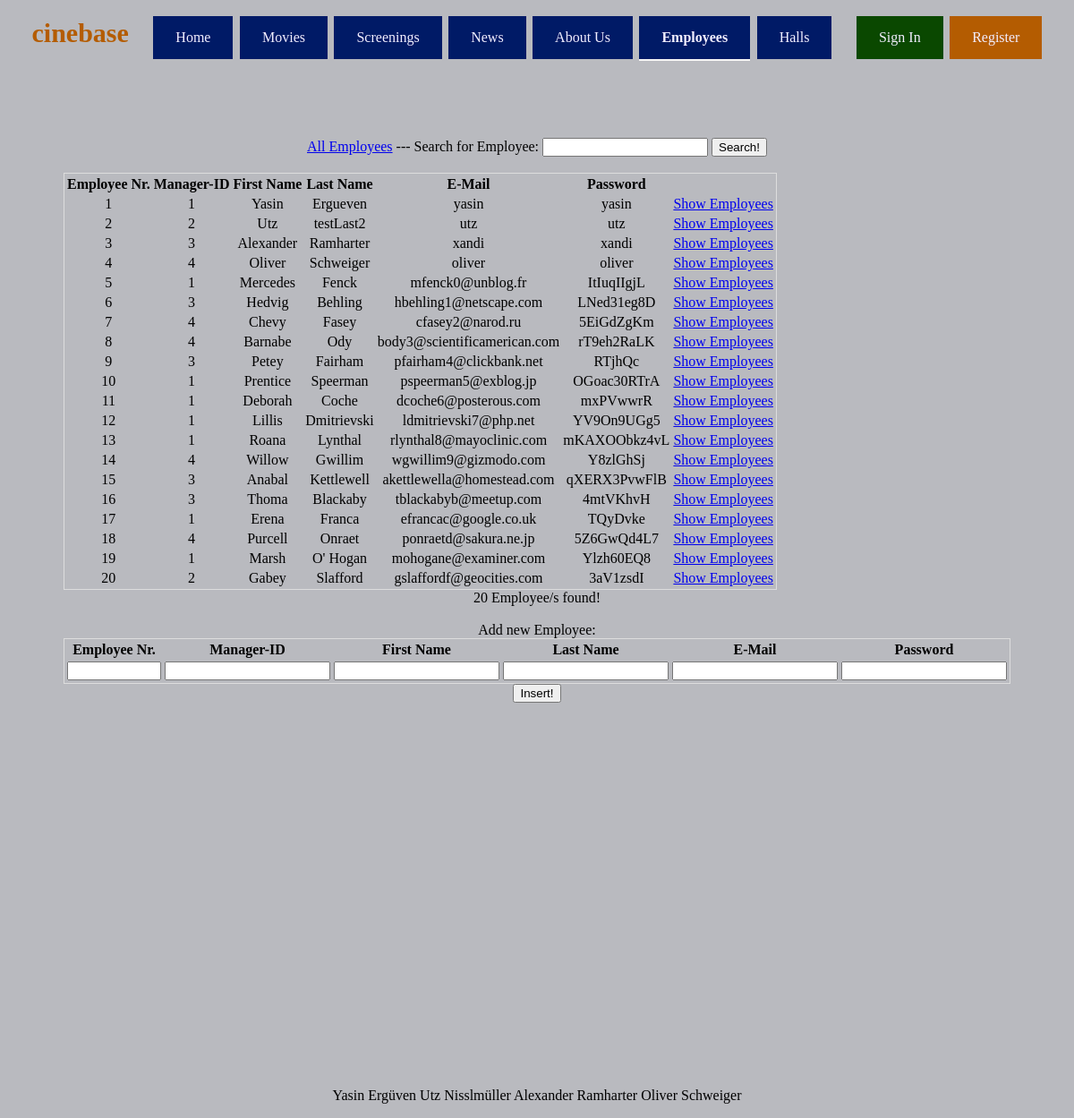
The app's page /homepage/employee_administration.php with its own data.
### tables this page shows
CREATE TABLE employee(
	employee_nr MEDIUMINT,
	CONSTRAINT m_pk PRIMARY KEY(employee_nr),
	manager_id MEDIUMINT,
	FOREIGN KEY (manager_id) REFERENCES employee(employee_nr) ON DELETE CASCADE,
	first_name VARCHAR(30),
	last_name VARCHAR(30),
	email VARCHAR(40) UNIQUE,
	password varchar(20)

);

### homepage/employee_administration.php (the view, shortened to what this page needs)
<!DOCTYPE html>
<html lang="en">
<head>
    <link rel="stylesheet"
          type="text/css"
          href="css/main.css"/>
</head>
<body>
<?php
$user = 'root';
$pass = '';
$database = 'cinebase';
$conn = new mysqli('localhost', $user, $pass, $database) or die("dead");
?>
<div class="wrapper">
    <div class="topLine" id="topLine">
        cinebase
        <button onclick="window.location='index.php';" style="margin-left: 20px" class="buttonBig">Home
        </button>
        <button onclick="window.location='movies.php';" class="buttonBig">Movies
        </button>
        <button onclick="window.location='screening.php';" class="buttonBig">Screenings</button>
        <button onclick="window.location='news.php';" class="buttonBig">News</button>
        <button onclick="window.location='aboutUs.php';" class="buttonBig">About Us</button>
        <button onclick="window.location='employee_administration.php';"
                style="border-bottom: 2px solid whitesmoke; font-weight: bold" class="buttonBig">
            Employees
        </button>
        <button onclick="window.location='hall_administration.php';"
                class="buttonBig">Halls
        </button>
        <button id="signIn" onclick="document.getElementById('popUpLogin').style.display='block'"
                class="buttonLogin">
            Sign In
        </button>
        <button id="register" onclick="window.location='register.php';"
                class="buttonRegister">Register
        </button>
    </div>
</div>
<div class="wrapperMainBody">
    <div class="mainBody" id="mainBody">
        <br><br>
        <div>
            <form id='searchform' action='employee_administration.php' method='get'>
                <a href='employee_administration.php'>All Employees</a> ---
                Search for Employee:
                <input class='searchName' id='searchName' name='searchName' type='text' size='20'
                       value='<?php echo $_GET['searchName']; ?>'/>
                <input id='search' type='submit' value='Search!'/>
            </form>
            <br>
        </div>
        <?php
        if (isset($_GET['searchName'])) {
            $sql = "SELECT * FROM employee WHERE first_name like '%" . $_GET['searchName'] . "%'
        OR last_name like '%" . $_GET['searchName'] . "%'";
        } else {
            $sql = "SELECT * FROM employee";
        }
        $result = $conn->query($sql);
        ?>
        <table style='border: 1px solid #DDDDDD'>
            <thead>
            <tr>
                <th>Employee Nr.</th>
                <th>Manager-ID</th>
                <th>First Name</th>
                <th>Last Name</th>
                <th>E-Mail</th>
                <th>Password</th>
            </tr>
            </thead>
            <tbody>
            <?php
            if ($result->num_rows > 0) {
                while ($row = $result->fetch_assoc()) {
                    echo "<tr>";
                    echo "<td>" . $row['employee_nr'] . "</td>";
                    echo "<td>" . $row['manager_id'] . "</td>";
                    echo "<td>" . $row['first_name'] . "</td>";
                    echo "<td>" . $row['last_name'] . "</td>";
                    echo "<td>" . $row['email'] . "</td>";
                    echo "<td>" . $row['password'] . "</td>";
                    echo "<td><a href=\"employees_of_manager.php?searchEmployee=" . $row['employee_nr'] . "\"> Show Employees</a></td>";
                    echo "</tr>";
                }
            }
            $row_cnt = mysqli_num_rows($result);
            ?>
            </tbody>
        </table>
        <div><?php echo $row_cnt ?> Employee/s found!</div>
        <br>
        <div id="insertEmployee">
            <form id='insertform' action='employee_administration.php' method='get'>
                Add new Employee:
                <table style='border: 1px solid #DDDDDD'>
                    <thead>
                    <tr>
                        <th>Employee Nr.</th>
                        <th>Manager-ID</th>
                        <th>First Name</th>
                        <th>Last Name</th>
                        <th>E-Mail</th>
                        <th>Password</th>
                    </tr>
                    </thead>
                    <tbody>
                    <tr>
                        <td>
                            <input class="inputEmployeeNr" id='employee_nr' name='employee_nr' type='text'
                                   size='10'
                                   value='<?php echo $_GET['employee_nr']; ?>'/>
                        </td>
                        <td>
                            <input id='manager_id' name='manager_id' type='text' size='20'
                                   value='<?php echo $_GET['manager_id']; ?>'/>
                        </td>
                        <td>
                            <input id='first_name' name='first_name' type='text' size='20'
                                   value='<?php echo $_GET['first_name']; ?>'/>
                        </td>
                        <td>
                            <input class="last_name" id='last_name' name='last_name' type='text' size='20'
                                   value='<?php echo $_GET['last_name']; ?>'/>
                        </td>
                        <td>
                            <input class="email" id='email' name='email' type='text' size='20'
                                   value='<?php echo $_GET['email']; ?>'/>
                        </td>
                        <td>
                            <input class="password" id='password' name='password' type='text' size='20'
                                   value='<?php echo $_GET['password']; ?>'/>
                        </td>
                    </tr>
                    </tbody>
                </table>
                <input id='insert' type='submit' value='Insert!'/>
            </form>
        </div>
    </div>
</div>
<br><br><br><br><br><br><br><br><br><br><br><br><br><br><br><br><br><br><br><br><br><br><br>
<p style="text-align:center">Yasin Ergüven Utz Nisslmüller Alexander Ramharter Oliver
    Schweiger</p>
</body>
</html>

### homepage/css/main.css (style rules this page uses)
body { background-color: rgb(185, 186, 191); }
.mainBody { margin-top: 40px; color: #000000; display: inline-block; }
.wrapper { text-align: center; }
.wrapperMainBody { text-align: center; }
.topLine { display: inline-block; padding: 10px; color: #b45c01; font-family: Comfortaa, serif; font-size: 30px; font-weight: bold; }
.buttonBig { background-color: #001a66; border: none; color: #f2eeff; padding: 15px 25px; text-align: center; font-size: 16px; cursor: pointer; font-family: "Trebuchet MS", serif; }
.buttonLogin { margin-left: 20px; background-color: #0a4800; border: none; color: #f2eeff; padding: 15px 25px; text-align: center; font-size: 16px; cursor: pointer; font-family: "Trebuchet MS", serif; }
.buttonRegister { background-color: #b45c01; border: none; color: #f2eeff; padding: 15px 25px; text-align: center; font-size: 16px; cursor: pointer; font-family: "Trebuchet MS", serif; }

### records on screen
employee: employee_nr "1", manager "1", first_name "Yasin", last_name "Ergueven", email "yasin", password "yasin"
employee: employee_nr "2", manager "2", first_name "Utz", last_name "testLast2", email "utz", password "utz"
employee: employee_nr "3", manager "3", first_name "Alexander", last_name "Ramharter", email "xandi", password "xandi"
employee: employee_nr "4", manager "4", first_name "Oliver", last_name "Schweiger", email "oliver", password "oliver"
employee: employee_nr "5", manager "1", first_name "Mercedes", last_name "Fenck", email "mfenck0@unblog.fr", password "ItIuqIIgjL"
employee: employee_nr "6", manager "3", first_name "Hedvig", last_name "Behling", email "hbehling1@netscape.com", password "LNed31eg8D"
employee: employee_nr "7", manager "4", first_name "Chevy", last_name "Fasey", email "cfasey2@narod.ru", password "5EiGdZgKm"
employee: employee_nr "8", manager "4", first_name "Barnabe", last_name "Ody", email "body3@scientificamerican.com", password "rT9eh2RaLK"
employee: employee_nr "9", manager "3", first_name "Petey", last_name "Fairham", email "pfairham4@clickbank.net", password "RTjhQc"
employee: employee_nr "10", manager "1", first_name "Prentice", last_name "Speerman", email "pspeerman5@exblog.jp", password "OGoac30RTrA"
employee: employee_nr "11", manager "1", first_name "Deborah", last_name "Coche", email "dcoche6@posterous.com", password "mxPVwwrR"
employee: employee_nr "12", manager "1", first_name "Lillis", last_name "Dmitrievski", email "ldmitrievski7@php.net", password "YV9On9UGg5"
employee: employee_nr "13", manager "1", first_name "Roana", last_name "Lynthal", email "rlynthal8@mayoclinic.com", password "mKAXOObkz4vL"
employee: employee_nr "14", manager "4", first_name "Willow", last_name "Gwillim", email "wgwillim9@gizmodo.com", password "Y8zlGhSj"
employee: employee_nr "15", manager "3", first_name "Anabal", last_name "Kettlewell", email "akettlewella@homestead.com", password "qXERX3PvwFlB"
employee: employee_nr "16", manager "3", first_name "Thoma", last_name "Blackaby", email "tblackabyb@meetup.com", password "4mtVKhvH"
employee: employee_nr "17", manager "1", first_name "Erena", last_name "Franca", email "efrancac@google.co.uk", password "TQyDvke"
employee: employee_nr "18", manager "4", first_name "Purcell", last_name "Onraet", email "ponraetd@sakura.ne.jp", password "5Z6GwQd4L7"
employee: employee_nr "19", manager "1", first_name "Marsh", last_name "O' Hogan", email "mohogane@examiner.com", password "Ylzh60EQ8"
employee: employee_nr "20", manager "2", first_name "Gabey", last_name "Slafford", email "gslaffordf@geocities.com", password "3aV1zsdI"

### other values on screen
$row_cnt "20"
